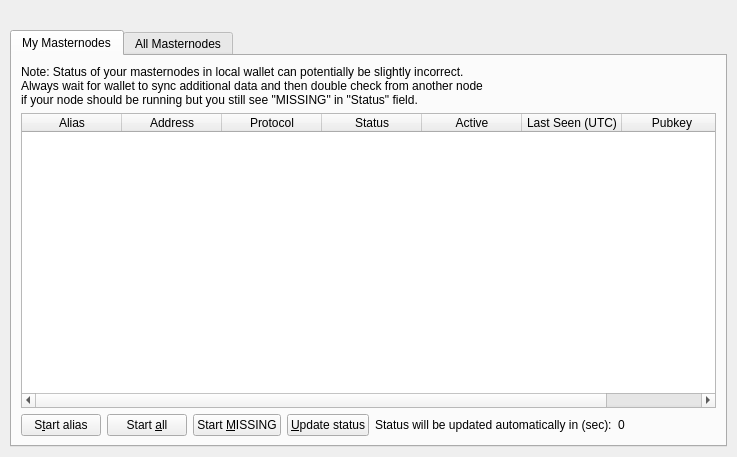
<?xml version="1.0" encoding="UTF-8"?>
<ui version="4.0">
 <class>MasternodeList</class>
 <widget class="QWidget" name="MasternodeList">
  <property name="geometry">
   <rect>
    <x>0</x>
    <y>0</y>
    <width>723</width>
    <height>457</height>
   </rect>
  </property>
  <property name="windowTitle">
   <string>Form</string>
  </property>
  <layout class="QVBoxLayout" name="topLayout">
   <property name="leftMargin">
    <number>10</number>
   </property>
   <property name="topMargin">
    <number>10</number>
   </property>
   <property name="rightMargin">
    <number>10</number>
   </property>
   <property name="bottomMargin">
    <number>10</number>
   </property>
   <item>
    <layout class="QVBoxLayout" name="verticalLayout">
     <property name="bottomMargin">
      <number>0</number>
     </property>
     <item>
      <spacer name="horizontalSpacer0">
       <property name="orientation">
        <enum>Qt::Horizontal</enum>
       </property>
       <property name="sizeHint" stdset="0">
        <size>
         <width>40</width>
         <height>20</height>
        </size>
       </property>
      </spacer>
     </item>
     <item>
      <widget class="QTabWidget" name="tabWidget">
       <property name="currentIndex">
        <number>0</number>
       </property>
       <widget class="QWidget" name="tabMyMasternodes">
        <attribute name="title">
         <string>My Masternodes</string>
        </attribute>
        <layout class="QGridLayout" name="gridLayout_2">
         <item row="0" column="0">
          <layout class="QVBoxLayout" name="verticalLayout_2">
           <property name="bottomMargin">
            <number>0</number>
           </property>
           <item>
            <layout class="QHBoxLayout" name="horizontalLayout_note">
             <property name="bottomMargin">
              <number>0</number>
             </property>
             <item>
              <widget class="QLabel" name="updateNote">
               <property name="text">
                <string>Note: Status of your masternodes in local wallet can potentially be slightly incorrect.&lt;br /&gt;Always wait for wallet to sync additional data and then double check from another node&lt;br /&gt;if your node should be running but you still see &quot;MISSING&quot; in &quot;Status&quot; field.</string>
               </property>
              </widget>
             </item>
            </layout>
           </item>
           <item>
            <widget class="QTableWidget" name="tableWidgetMyMasternodes">
             <property name="minimumSize">
              <size>
               <width>695</width>
               <height>0</height>
              </size>
             </property>
             <property name="palette">
              <palette>
               <active>
                <colorrole role="Text">
                 <brush brushstyle="SolidPattern">
                  <color alpha="255">
                   <red>51</red>
                   <green>51</green>
                   <blue>51</blue>
                  </color>
                 </brush>
                </colorrole>
               </active>
               <inactive>
                <colorrole role="Text">
                 <brush brushstyle="SolidPattern">
                  <color alpha="255">
                   <red>51</red>
                   <green>51</green>
                   <blue>51</blue>
                  </color>
                 </brush>
                </colorrole>
               </inactive>
               <disabled>
                <colorrole role="Text">
                 <brush brushstyle="SolidPattern">
                  <color alpha="255">
                   <red>85</red>
                   <green>85</green>
                   <blue>85</blue>
                  </color>
                 </brush>
                </colorrole>
               </disabled>
              </palette>
             </property>
             <property name="editTriggers">
              <set>QAbstractItemView::NoEditTriggers</set>
             </property>
             <property name="alternatingRowColors">
              <bool>true</bool>
             </property>
             <property name="selectionMode">
              <enum>QAbstractItemView::SingleSelection</enum>
             </property>
             <property name="selectionBehavior">
              <enum>QAbstractItemView::SelectRows</enum>
             </property>
             <property name="sortingEnabled">
              <bool>true</bool>
             </property>
             <attribute name="horizontalHeaderStretchLastSection">
              <bool>true</bool>
             </attribute>
             <attribute name="ResizeMode">
              <enum>QHeaderView::Interactive</enum>
             </attribute>
             <column>
              <property name="text">
               <string>Alias</string>
              </property>
             </column>
             <column>
              <property name="text">
               <string>Address</string>
              </property>
             </column>
             <column>
              <property name="text">
               <string>Protocol</string>
              </property>
             </column>
             <column>
              <property name="text">
               <string>Status</string>
              </property>
             </column>
             <column>
              <property name="text">
               <string>Active</string>
              </property>
             </column>
             <column>
              <property name="text">
               <string>Last Seen (UTC)</string>
              </property>
             </column>
             <column>
              <property name="text">
               <string>Pubkey</string>
              </property>
             </column>
            </widget>
           </item>
           <item>
            <layout class="QHBoxLayout" name="horizontalLayout_5">
             <property name="bottomMargin">
              <number>0</number>
             </property>
             <item>
              <widget class="QPushButton" name="startButton">
               <property name="text">
                <string>S&amp;tart alias</string>
               </property>
              </widget>
             </item>
             <item>
              <widget class="QPushButton" name="startAllButton">
               <property name="text">
                <string>Start &amp;all</string>
               </property>
              </widget>
             </item>
             <item>
              <widget class="QPushButton" name="startMissingButton">
               <property name="text">
                <string>Start &amp;MISSING</string>
               </property>
              </widget>
             </item>
             <item>
              <widget class="QPushButton" name="UpdateButton">
               <property name="text">
                <string>&amp;Update status</string>
               </property>
              </widget>
             </item>
             <item>
              <widget class="QLabel" name="autoupdate_label">
               <property name="text">
                <string>Status will be updated automatically in (sec):</string>
               </property>
              </widget>
             </item>
             <item>
              <widget class="QLabel" name="secondsLabel">
               <property name="text">
                <string>0</string>
               </property>
              </widget>
             </item>
             <item>
              <spacer name="horizontalSpacer_5">
               <property name="orientation">
                <enum>Qt::Horizontal</enum>
               </property>
               <property name="sizeHint" stdset="0">
                <size>
                 <width>40</width>
                 <height>20</height>
                </size>
               </property>
              </spacer>
             </item>
            </layout>
           </item>
          </layout>
         </item>
        </layout>
       </widget>
       <widget class="QWidget" name="tabAllMasternodes">
        <attribute name="title">
         <string>All Masternodes</string>
        </attribute>
        <layout class="QGridLayout" name="gridLayout">
         <item row="1" column="0">
          <widget class="QTableWidget" name="tableWidgetMasternodes">
           <property name="editTriggers">
            <set>QAbstractItemView::NoEditTriggers</set>
           </property>
           <property name="alternatingRowColors">
            <bool>true</bool>
           </property>
           <property name="selectionBehavior">
            <enum>QAbstractItemView::SelectRows</enum>
           </property>
           <property name="sortingEnabled">
            <bool>true</bool>
           </property>
           <attribute name="horizontalHeaderStretchLastSection">
            <bool>true</bool>
           </attribute>
           <attribute name="ResizeMode">
            <enum>QHeaderView::Interactive</enum>
           </attribute>
           <column>
            <property name="text">
             <string>Address</string>
            </property>
           </column>
           <column>
            <property name="text">
             <string>Protocol</string>
            </property>
           </column>
           <column>
            <property name="text">
             <string>Status</string>
            </property>
           </column>
           <column>
            <property name="text">
             <string>Active</string>
            </property>
           </column>
           <column>
            <property name="text">
             <string>Last Seen (UTC)</string>
            </property>
           </column>
           <column>
            <property name="text">
             <string>Pubkey</string>
            </property>
           </column>
          </widget>
         </item>
         <item row="0" column="0">
          <layout class="QHBoxLayout" name="horizontalLayout_3">
           <property name="bottomMargin">
            <number>0</number>
           </property>
           <item>
            <widget class="QLabel" name="label_filter">
             <property name="text">
              <string>Filter List:</string>
             </property>
            </widget>
           </item>
           <item>
            <widget class="QLineEdit" name="filterLineEdit">
             <property name="toolTip">
              <string>Filter masternode list</string>
             </property>
            </widget>
           </item>
           <item>
            <spacer name="horizontalSpacer_3">
             <property name="orientation">
              <enum>Qt::Horizontal</enum>
             </property>
             <property name="sizeHint" stdset="0">
              <size>
               <width>10</width>
               <height>20</height>
              </size>
             </property>
            </spacer>
           </item>
           <item>
            <widget class="QLabel" name="label_count">
             <property name="text">
              <string>Node Count:</string>
             </property>
            </widget>
           </item>
           <item>
            <widget class="QLabel" name="countLabel">
             <property name="text">
              <string>0</string>
             </property>
            </widget>
           </item>
          </layout>
         </item>
        </layout>
       </widget>
      </widget>
     </item>
    </layout>
   </item>
  </layout>
 </widget>
 <resources/>
 <connections/>
</ui>
